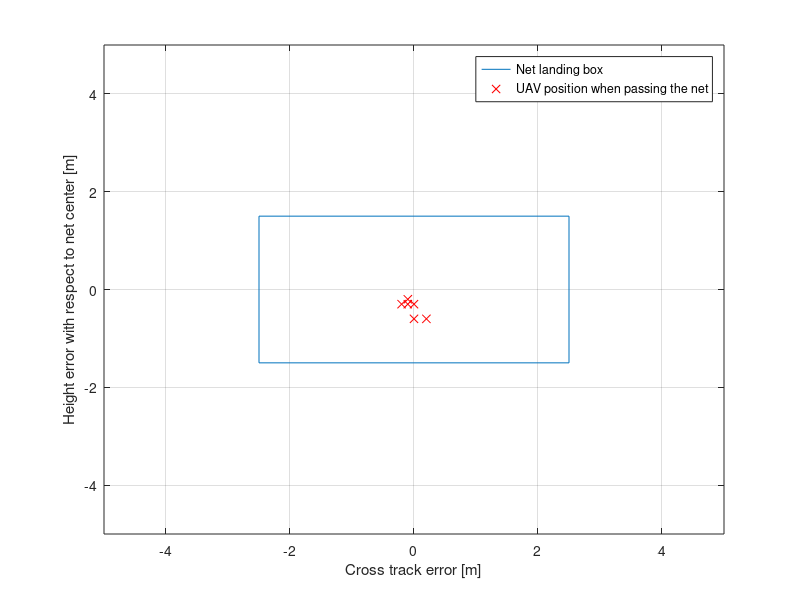

MATLAB code for this plot:
close all;
clear all;
%% Day 1
meanHeightError = [1.5 2.6 0.9 0.1 1.7 1.3 1.8 1.2 1.9 1.5 1.5]';
meanCrossTrack = [6.1 6.7 5.5 2.8 2.0 6.8 9.1 8.2 5.9 4.4 1.3]';
disp('Mean height error')
mean(meanHeightError)
disp('Mean cross track error')
mean(meanCrossTrack)
%% Day 1 net passing
% heightError = [2.8 2.7 0.9 0 0.8 2.1 0.7 -1.5 1.9 0.3 -1.3]';
% crossTrack  = [2.1 -4.5 -1.6 5.4 5.3 -1.6 2.3 -5.4 0.8 1.1 0.2]';

%% Day 2 net passing
% heightError = [14.4 1.3 1.1 1.4 1.1 2.0 2.32 7]';
% crossTrack  = [0.1 0.6 -0.2 0.1 0.1 -0.2 0.2 0.3]';

%% SIL 0606 results

heightError = [-0.6 -0.3 -0.3 -0.3 -0.2 -0.6]';
crossTrack = [0.2 0.0 -0.2 -0.1 -0.1 0.0]';

Net = [1.5 -2.5;
        -1.5 -2.5;
        -1.5 2.5;
        1.5 2.5;
        1.5 -2.5];
    
figure(1)
plot(Net(:,2),Net(:,1))
grid on;
hold on;
plot(crossTrack,heightError,'rx')
% axis('equal')
axis([-5 5 -5 5]);
legend('Net landing box','UAV position when passing the net');
xlabel('Cross track error [m]');
ylabel('Height error with respect to net center [m]')